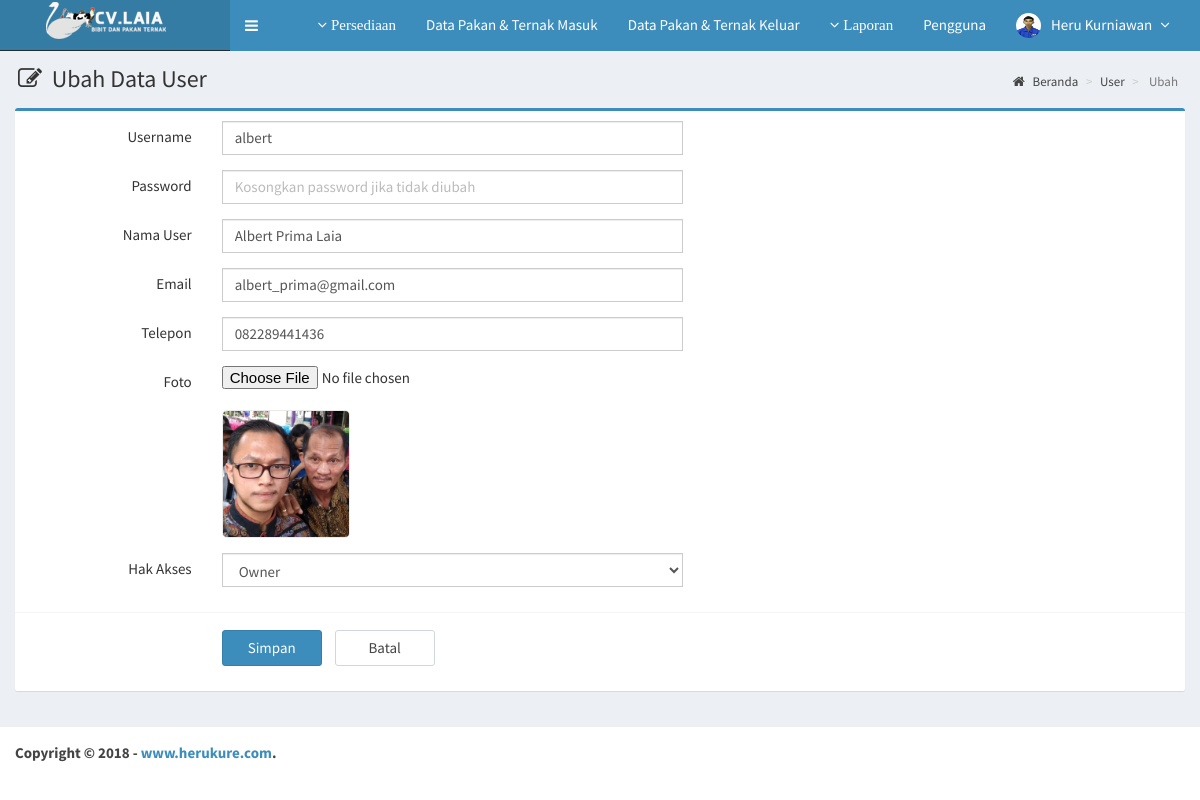
The page /main.php?module=form_user&form=edit&id=2 (signed in) on the database its author committed.
### tables this page shows
CREATE TABLE `anggota` (
  `user_id` int(3) NOT NULL,
  `username` varchar(16) NOT NULL,
  `password` varchar(16) NOT NULL,
  `fullname` varchar(50) NOT NULL,
  `email` varchar(50) DEFAULT NULL,
  `phone` varchar(13) DEFAULT NULL,
  `photo` varchar(100) DEFAULT NULL,
  `acces` enum('Admin','Owner','Head Officer') NOT NULL,
  `status` enum('active','blocked') NOT NULL,
  `created_date` timestamp NOT NULL DEFAULT CURRENT_TIMESTAMP,
  `updated_date` timestamp NULL DEFAULT NULL ON UPDATE CURRENT_TIMESTAMP
);

### modules/user/form.php (the view, shortened to what this page needs)
<?php
if ($_GET['form']=='add') { ?>
  <section class="content-header">
    <h1>
      <i class="fa fa-edit icon-title"></i> Input User
    </h1>
    <ol class="breadcrumb">
      <li><a href="?module=home"><i class="fa fa-home"></i> Beranda </a></li>
      <li><a href="?module=user"> User </a></li>
      <li class="active"> Input </li>
    </ol>
  </section>
  <section class="content">
    <div class="row">
      <div class="col-md-12">
        <div class="box box-primary">
          <form role="form" class="form-horizontal" method="POST" action="modules/user/proses.php?act=insert" enctype="multipart/form-data">
            <div class="box-body">
              <div class="form-group">
                <label class="col-sm-2 control-label">Username</label>
                <div class="col-sm-5">
                  <input type="text" class="form-control" name="username" autocomplete="off" required>
                </div>
              </div>
              <div class="form-group">
                <label class="col-sm-2 control-label">Password</label>
                <div class="col-sm-5">
                  <input type="password" class="form-control" name="password" autocomplete="off" required>
                </div>
              </div>
              <div class="form-group">
                <label class="col-sm-2 control-label">Nama User</label>
                <div class="col-sm-5">
                  <input type="text" class="form-control" name="fullname" autocomplete="off" required>
                </div>
              </div>
              <div class="form-group">
                <label class="col-sm-2 control-label">Hak Akses</label>
                <div class="col-sm-5">
                  <select class="form-control" name="acces" required>
                    <option value=""></option>
                    <option value="Admin">Admin</option>
                    <option value="Head Officer">Head Officer</option>
                    <option value="Owner">Owner</option>
                  </select>
                </div>
              </div>
            </div>
            <div class="box-footer">
              <div class="form-group">
                <div class="col-sm-offset-2 col-sm-10">
                  <input type="submit" class="btn btn-primary btn-submit" name="simpan" value="Simpan">
                  <a href="?module=user" class="btn btn-default btn-reset">Batal</a>
                </div>
              </div>
            </div>
          </form>
        </div>
      </div>
    </div>
  </section>
<?php
}
elseif ($_GET['form']=='edit') {
  	if (isset($_GET['id'])) {
      $query = mysqli_query($mysqli, "SELECT * FROM anggota WHERE user_id='$_GET[id]'")
                                      or die('Ada kesalahan pada query tampil data user : '.mysqli_error($mysqli));
      $data  = mysqli_fetch_assoc($query);
  	}
?>
  <section class="content-header">
    <h1>
      <i class="fa fa-edit icon-title"></i> Ubah Data User
    </h1>
    <ol class="breadcrumb">
      <li><a href="?module=home"><i class="fa fa-home"></i> Beranda</a></li>
      <li><a href="?module=user"> User </a></li>
      <li class="active"> Ubah </li>
    </ol>
  </section>
  <section class="content">
    <div class="row">
      <div class="col-md-12">
        <div class="box box-primary">
          <form role="form" class="form-horizontal" method="POST" action="modules/user/proses.php?act=update" enctype="multipart/form-data">
            <div class="box-body">
              <div class="form-group">
                <label class="col-sm-2 control-label">Username</label>
                <div class="col-sm-5">
                  <input type="text" class="form-control" name="username" autocomplete="off" value="<?php echo $data['username']; ?>" required>
                </div>
              </div>
              <div class="form-group">
                <label class="col-sm-2 control-label">Password</label>
                <div class="col-sm-5">
                  <input type="password" class="form-control" name="password" autocomplete="off" placeholder="Kosongkan password jika tidak diubah">
                </div>
              </div>
              <div class="form-group">
                <label class="col-sm-2 control-label">Nama User</label>
                <div class="col-sm-5">
                  <input type="text" class="form-control" name="fullname" autocomplete="off" value="<?php echo $data['fullname']; ?>" required>
                </div>
              </div>
              <div class="form-group">
                <label class="col-sm-2 control-label">Email</label>
                <div class="col-sm-5">
                  <input type="email" class="form-control" name="email" autocomplete="off" value="<?php echo $data['email']; ?>">
                </div>
              </div>
              <div class="form-group">
                <label class="col-sm-2 control-label">Telepon</label>
                <div class="col-sm-5">
                  <input type="text" class="form-control" name="phone" autocomplete="off" maxlength="13" onKeyPress="return goodchars(event,'0123456789',this)" value="<?php echo $data['phone']; ?>">
                </div>
              </div>
            <div class="form-group">
                <label class="col-sm-2 control-label">Foto</label>
                <div class="col-sm-5">
                  <input type="file" name="photo">
                  <br/>
                <?php
                if ($data['photo']=="") { ?>
                  <img style="border:1px solid #eaeaea;border-radius:5px;" src="images/user/user.png" width="128">
                <?php
                }
                else { ?>
                  <img style="border:1px solid #eaeaea;border-radius:5px;" src="images/user/<?php echo $data['photo']; ?>" width="128">
                <?php
                }
                ?>
                </div>
              </div>
              <div class="form-group">
                <label class="col-sm-2 control-label">Hak Akses</label>
                <div class="col-sm-5">
                  <select class="form-control" name="acces" required>
                    <option value="<?php echo $data['acces']; ?>"><?php echo $data['acces']; ?></option>
                  </select>
                </div>
              </div>
            </div>
            <div class="box-footer">
              <div class="form-group">
                <div class="col-sm-offset-2 col-sm-10">
                  <input type="submit" class="btn btn-primary btn-submit" name="simpan" value="Simpan">
                  <a href="?module=user" class="btn btn-default btn-reset">Batal</a>
                </div>
              </div>
            </div>
          </form>
        </div>
      </div>
    </div>
  </section>
<?php
}
?>

### top-menu.php (shortened to what this page needs)
<?php
require_once "config/database.php";
$user_id = $_SESSION['user_id'];
$query = $mysqli->query("SELECT * FROM anggota WHERE user_id = '$user_id'");
$data = $query->fetch_assoc();
?>
<li class="dropdown user user-menu">
  <a href="#" class="dropdown-toggle fa fa-angle-down" data-toggle="dropdown">
    Persediaan
  </a>
</li>
<li class="dropdown user user-menu">
  <a href="?module=barangmasuk">Data Pakan & Ternak Masuk
  </a>
</li>
<li class="dropdown user user-menu">
  <a href="?module=barangkeluar">Data Pakan & Ternak Keluar
  </a>
</li>
<li class="dropdown user user-menu">
  <a href="#" class="dropdown-toggle fa fa-angle-down" data-toggle="dropdown">
    Laporan
  </a>
</li>
<li class="dropdown user user-menu">
  <a href="?module=user">Pengguna
  </a>
</li>
<li class="dropdown user user-menu">
  <a href="#" class="dropdown-toggle" data-toggle="dropdown">
  <?php
  if ($data['photo']=="") { ?>
    <img src="images/user/user.png" class="user-image" alt="User Image"/>
  <?php
  }
  else { ?>
    <img src="images/user/<?php echo $data['photo']; ?>" class="user-image" alt="User Image"/>
  <?php
  }
  ?>
    <span class="hidden-xs"><?php echo $data['fullname']; ?> <i style="margin-left:5px" class="fa fa-angle-down"></i></span>
  </a>
</li>

### assets/css/style.css (style rules this page uses)
.form-horizontal .control-label { margin-bottom: 0; padding-top: 5px; text-align: right; }
label { display: inline-block; font-size: 15px; font-weight: 400; margin-bottom: 5px; max-width: 100%; }
.form-control { background-color: #fff; background-image: none; border: 1px solid #ccc; border-radius: 4px; box-shadow: 0 1px 1px rgba(0, 0, 0, 0.075) inset; color: #555; display: block; font-size: 15px; height: 34px; line-height: 1.42857; padding: 6px 12px; transition: border-color 0.15s ease-in-out 0s, box-shadow 0.15s ease-in-out 0s; width: 100%; }
.btn-default { background-color: #fff; border-color: #d2d6de; color: #444; }
.content-header { padding: 15px 18px 0; position: relative; }
.content-header > .breadcrumb { background: transparent none repeat scroll 0 0; border-radius: 2px; float: right; font-size: 13px; margin-bottom: 0; margin-top: 0; padding: 7px 12px; position: absolute; right: 10px; top: 15px; }
.btn-submit { width: 100px; margin-top: 7px; margin-right: 10px; font-size: 15px; }
.btn-reset { width: 100px; margin-top: 7px; font-size: 15px; }
.icon-title { margin-right: 5px; }
body { background-color: #fff; color: #333; font-size: 15px; line-height: 1.42857; }

### rows shown on the page
anggota: photo (picture), fullname "Heru Kurniawan"
anggota: username "albert", fullname "Albert Prima Laia", email "albert_prima@gmail.com", phone "082289441436", photo (picture), acces "Owner"
